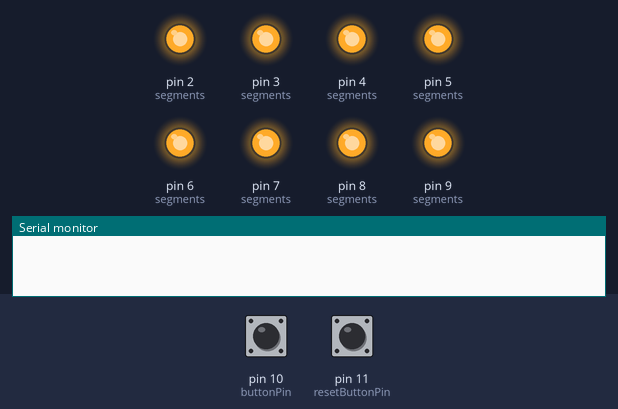
Bench run of a sketch on a simulated Arduino Uno, built with avr-gcc and run on an emulated ATmega328P. Parts: output pins drawn as LEDs (lit = HIGH), the last lines printed to the serial monitor. The inputs (shaded band) are chosen by the test bench; at power-on: pin 10 (buttonPin) HIGH, pin 11 (resetButtonPin) HIGH.

Above: at 1.2 s.
1.3 s: pin 10 (buttonPin) pulled LOW for 0.15 s
At 2.0 s:
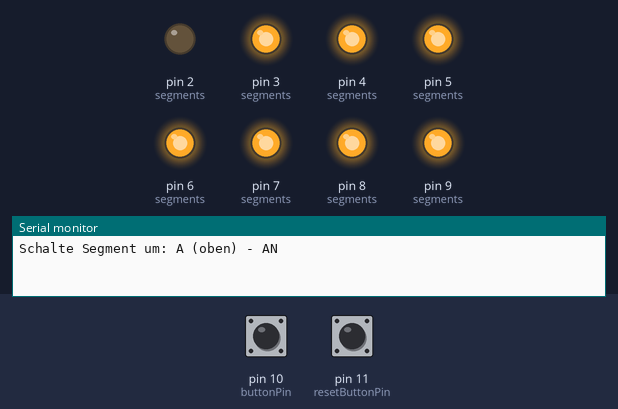
2.9 s: pin 10 (buttonPin) pulled LOW for 1 s
At 3.2 s:
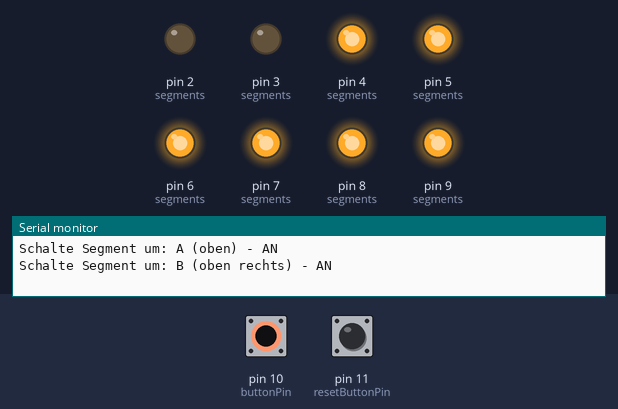
5.4 s: pin 10 (buttonPin) pulled LOW for 0.15 s
At 6.3 s:
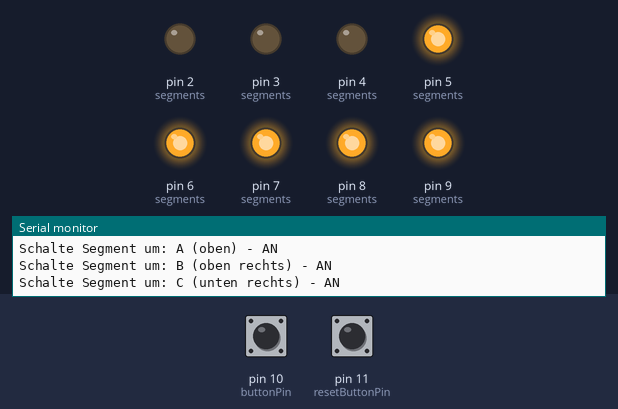
7.0 s: pin 10 (buttonPin) pulled LOW for 3.2 s
At 7.6 s:
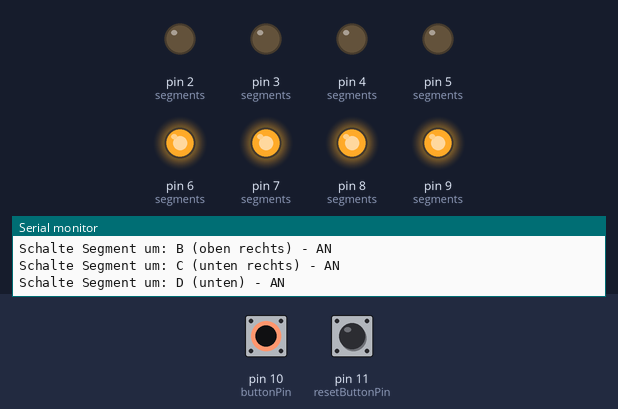
11.7 s: pin 10 (buttonPin) pulled LOW for 0.15 s
At 12.3 s:
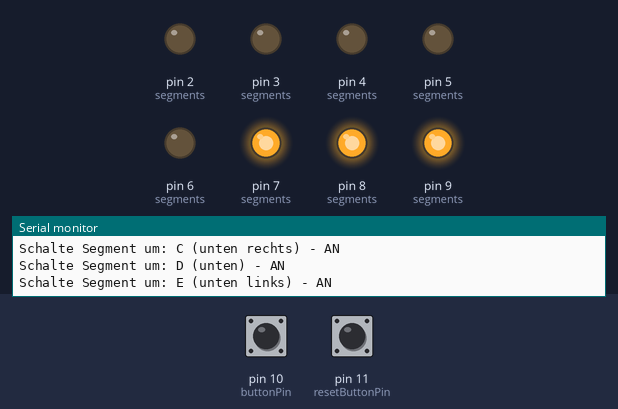
13.3 s: pin 10 (buttonPin) pulled LOW for 1 s
At 14.7 s:
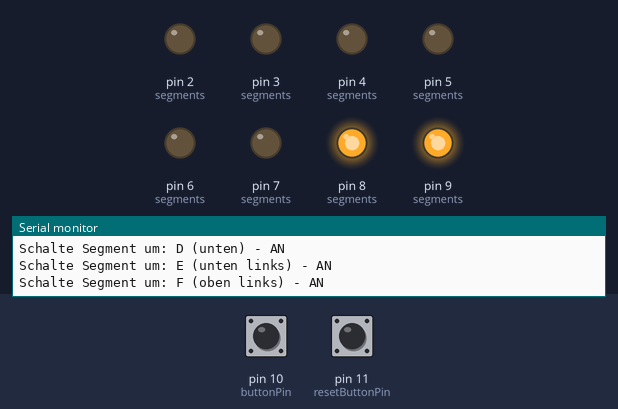
Timing chart, 0 to 16.3 s (numbered marks = the images above; inputs shaded):
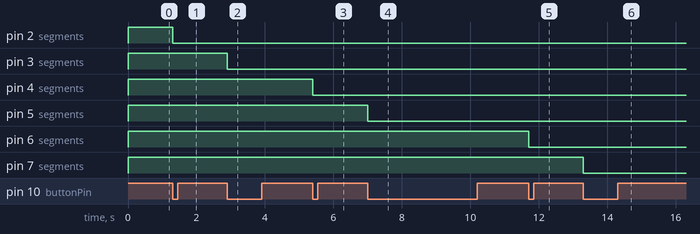

Measured:
- after the input at 1.3 s, pin 2 (segments): HIGH → LOW at once
- after the input at 2.9 s, pin 3 (segments): HIGH → LOW at once
- after the input at 5.4 s, pin 4 (segments): HIGH → LOW at once
- after the input at 7.0 s, pin 5 (segments): HIGH → LOW at once
- after the input at 11.7 s, pin 6 (segments): HIGH → LOW at once
- after the input at 13.3 s, pin 7 (segments): HIGH → LOW at once

The sketch:

Sieben_Segment_Anzeige.ino
```cpp
// Pins für die Segmente A-G + DP
const int segA = 2;
const int segB = 3;
const int segC = 4;
const int segD = 5;
const int segE = 6;
const int segF = 7;
const int segG = 8;
const int segDP = 9;
const int buttonPin = 10;   // Taster für nächstes Segment
const int resetButtonPin = 11;  // Reset-Taster an Pin 11

// Array mit allen Segment-Pins in Reihenfolge
const int segments[] = {segA, segB, segC, segD, segE, segF, segG, segDP};

// Namen für die Segmente (zur Erklärung)
const char* segmentNames[] = {"A (oben)", "B (oben rechts)", "C (unten rechts)",
                              "D (unten)", "E (unten links)", "F (oben links)",
                              "G (Mitte)", "DP (Punkt)"};

// Speichert den aktuellen Status der Segmente
int currentSegment = 0;  // Welches Segment gerade aktiv ist
bool segmentState[8] = {0};  // Zustand der Segmente (0 = aus, 1 = an)

// Taster-Zustände speichern
bool lastButtonState = HIGH;
bool lastResetButtonState = HIGH;

void setup() {
  Serial.begin(9600); // Serieller Monitor für Erklärungen

  // Alle Segmente als Output setzen
  for (int i = 0; i < 8; i++) {
    pinMode(segments[i], OUTPUT);
    digitalWrite(segments[i], HIGH); // Start: Alles aus (HIGH für Common Anode)
  }

  pinMode(buttonPin, INPUT_PULLUP); // Taster mit internem Pullup-Widerstand
  pinMode(resetButtonPin, INPUT_PULLUP); // Reset-Taster mit Pullup
}

void loop() {
  bool buttonState = digitalRead(buttonPin);
  bool resetButtonState = digitalRead(resetButtonPin);

  // Prüfen, ob der normale Taster gedrückt wurde
  if (buttonState == LOW && lastButtonState == HIGH) {
    Serial.print("Schalte Segment um: ");
    Serial.print(segmentNames[currentSegment]);
    Serial.print(" - ");
    Serial.println(segmentState[currentSegment] ? "AUS" : "AN");

    // Umschalten des aktuellen Segments (LOW = AN, HIGH = AUS für Common Anode)
    segmentState[currentSegment] = !segmentState[currentSegment]; // Zustand umkehren
    digitalWrite(segments[currentSegment], segmentState[currentSegment] ? LOW : HIGH);

    currentSegment++; // Nächstes Segment vorbereiten
    if (currentSegment >= 8) {
      currentSegment = 0; // Zurück zum ersten Segment, wenn alle durch sind
    }

    delay(300); // Kurze Pause für Entprellung
  }

  // Prüfen, ob der Reset-Taster gedrückt wurde
  if (resetButtonState == LOW && lastResetButtonState == HIGH) {
    Serial.println("Reset gedrückt! Alle Segmente aus!");

    // Alle Segmente ausschalten
    for (int i = 0; i < 8; i++) {
      digitalWrite(segments[i], HIGH); // Segmente aus (Common Anode: HIGH = AUS)
      segmentState[i] = 0; // Speichert den neuen Zustand
    }

    currentSegment = 0; // Zurück zum ersten Segment
    delay(300); // Kurze Pause für Entprellung
  }

  lastButtonState = buttonState; // Speichert den Button-Status
  lastResetButtonState = resetButtonState; // Speichert den Reset-Button-Status
}
```
